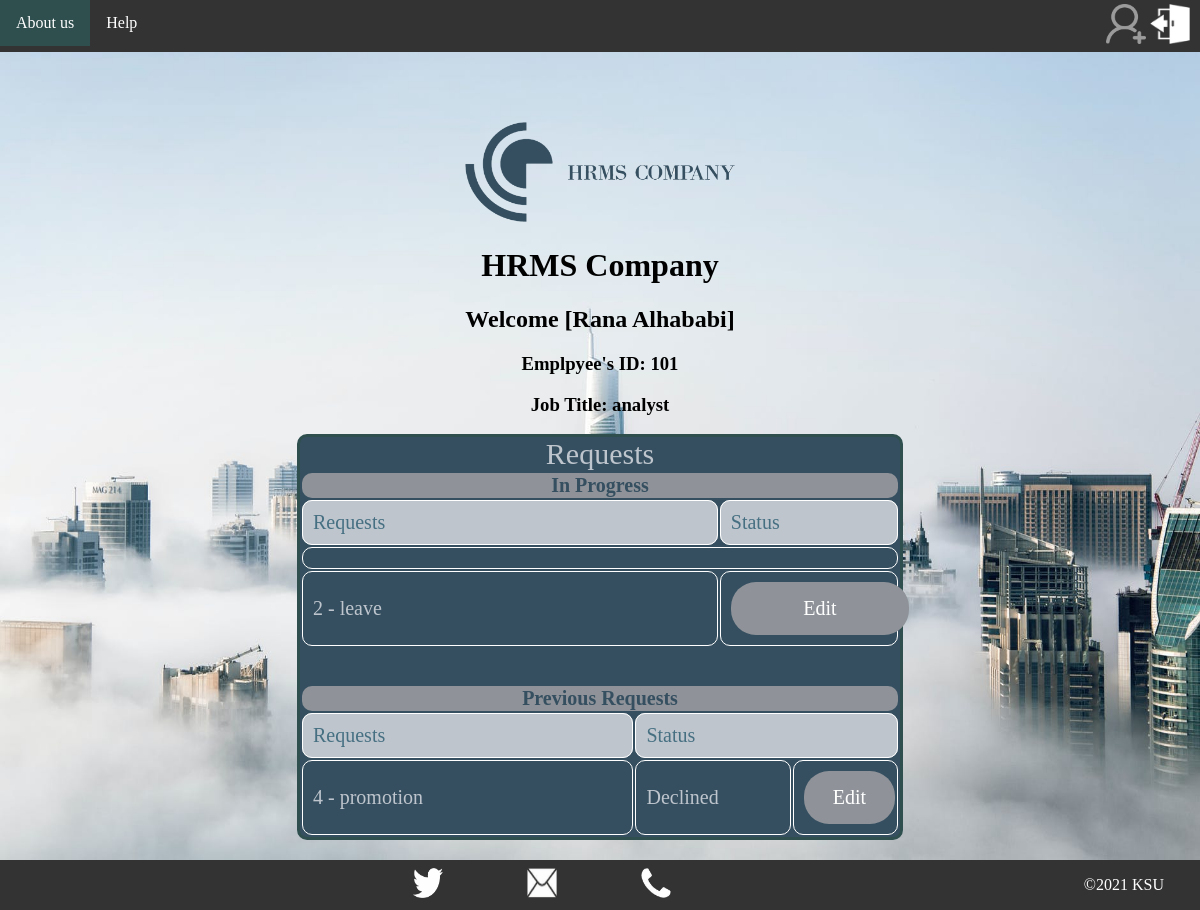
The page /EMP_page.php?emp_num=101 on the database its author committed.
### tables this page shows
CREATE TABLE `request` (
  `id` int(4) NOT NULL,
  `emp_id` int(4) NOT NULL,
  `service_id` int(4) NOT NULL,
  `description` text NOT NULL,
  `attachment1` varchar(128) NOT NULL,
  `attachment2` varchar(128) NOT NULL,
  `status` varchar(14) NOT NULL DEFAULT 'in_progress'
);

CREATE TABLE `service` (
  `id` int(4) NOT NULL,
  `type` varchar(50) NOT NULL
);

### EMP_page.php (the view, shortened to what this page needs)
<?php
include("DB.php");
$emp_name = $_SESSION['first_name'] . " " . $_SESSION['last_name'];
$Employee_number = $_SESSION['Employee_number'];
$job_title = $_SESSION['job_title'];
$emp_id = $_SESSION['id'];
?>
<!DOCTYPE html>
<html>
	<head>
		<link rel="stylesheet" href="StyleSheet.css ">
	</head>
	<body >
	    <header>
			<nav>
				<ul class="navb">
					<li><a href="aboutUS.php?role=Employee&emp_num=<?php echo $emp_id ?>"accesskey="a">About us</a></li>
                    <li><a href="help.php?role=Employee&emp_num=<?php echo $emp_id ?>" accesskey="q">Help</a> </li>
					<div class="logOut-add">
						<a href="addreq.php?emp_id=<?php echo $_SESSION['id'];?> "><img src="img/add req.png" alt="add request" width="40" height="40" ></a>
						<a href="logout.php" > <img src="img/logOut.png" alt="log out" width="40" height="40"></a>
                                        </div>
				</ul>
			</nav>
		</header>
		<main>
                    <a href="index.php"><img src="img/HRMS.png" alt="logo" width="270" height="100"></a><br>
			<h1>HRMS Company</h1>
			<h2>Welcome [<?php echo $emp_name; ?>]</h2>
			<h3>Emplpyee's ID: <?php echo $Employee_number; ?></h3>
			<h3>Job Title: <?php echo $job_title; ?></h3>
			<div class="add">
				<table class="t0">
					<caption>Requests</caption>
					<tr>
						<th class="z0" colspan="2">In Progress</th>
					</tr>
					<tr class="r2">
							<td>Requests</td>
							<td >Status</td>
						</tr>
<tr>
<td colspan="2">
	<?php
	$q1 = "SELECT * FROM request where emp_id='". $_SESSION['emp_num'] ."' and status='in_progress'";
	$r1 = mysqli_query($connection, $q1);
	$c1 = mysqli_num_rows($r1);
	if($c1==0) {
		echo "<p style='background-color:red; color:white;text-align:Center;'>No In Progress
 Requests</p>";
	} else {
		while($row1 = mysqli_fetch_array($r1)) {
	?>
		<tr><td class="p0">
                        <a href="reqinfo.php?request_id=<?php echo $row1['id'] ?>&role=Employee">
				<?php
					echo $row1['id'];
					echo " - ";
					$service_id = $row1['service_id'];
					 $q2 = "SELECT * FROM service where id=$service_id";
					$r2 = mysqli_query($connection, $q2);
					$row2 = mysqli_fetch_array($r2);
					echo $row2['type'];
				?>
			</a>
			</td>
			<td class="t3"><a href="edit.php?request_id=<?php echo $row1['id'] ?>">Edit</a></td>
		</tr>
	<?php
		}
	}
?>
</td>
</tr>
				</table>
				<br>
				<br>
				<div class="t1">
                                    <table class="t0">
						<tr>
							<th class="z0" colspan="3">Previous Requests	</th>
						</tr>
						<tr class="r2">
							<td>Requests</td>
							<td colspan="2">Status</td>
						</tr>
<?php
	  $q1 = "SELECT * FROM request where emp_id='$emp_id' and status<>'in_progress'";
	$r1 = mysqli_query($connection, $q1);
	$c1 = mysqli_num_rows($r1);
	if($c1==0) {
		echo "<p style='background-color:red; color:whit;text-align:Center;'>No Not In Progress
 Requests</p>";
	} else {
		while($row1 = mysqli_fetch_array($r1)) {
	?>
		<tr>
			<td class="p0">
			<a href="reqinfo.php?request_id=<?php echo $row1['id'] ?>&role=Employee">
				<?php
					echo $row1['id'];
					echo " - ";
					$service_id = $row1['service_id'];
					 $q2 = "SELECT * FROM service where id=$service_id";
					$r2 = mysqli_query($connection, $q2);
					$row2 = mysqli_fetch_array($r2);
					echo $row2['type'];
				?>
			</a>
			</td>
			<td class="a1">
					<?php
					if( $row1['status'] == "in_progress") {
						echo 'In progress';
					} else if( $row1['status'] == 'Approve') {
						echo 'Approved';
					} elseif( $row1['status'] == 'Decline') {
						echo 'Declined';
					}
					?>
				</td>
			<td class="t5"><a href="edit.php?request_id=<?php echo $row1['id'] ?>">Edit</a></td>
		</tr>
	<?php
		}
	}
?>
					</table>
				</div>
			</div>
         </main>
		<footer>
			<img src="img/twitter.png" alt="Twitter" width="30" height="30" onclick="twitter()">
			<img src="img/email.png" alt="Email" width="30" height="30" onclick="email()">
			<img src="img/call.png" alt="phoneNumber" width="30" height="30" onclick="phone()">
			<aside><P>&copy;2021 KSU</P></aside>
		</footer>
	</body>
</html>

### StyleSheet.css (style rules this page uses)
html { background-image: url("img/3.jpeg"); background-attachment: fixed; background-repeat: no-repeat; background-size: 100% 100%; font-family:"Times New Roman", Times, serif; }
body { margin: 0; }
main { padding: 70px 0; text-align: center; }
header { background-color: #333; width : 100% ; height: auto; }
header nav , ul { list-style-type: none; margin: 0; padding: 0; overflow: hidden; width:100%; }
li { float: left; }
.navb li a { display: inline-block; color: white; text-align: center; padding: 14px 16px; text-decoration: none; }
footer { background-color: #333; position: fixed; left: 0; bottom: 0; width: 100%; background-attachment: fixed; text-align: center; transition: bottom 0.1s; }
footer img { padding:8px 40px; }
footer aside { margin-right:3%; float:right; bottom: 2px; right: 16px; color: white; }
.logOut-add { text-align: right; padding:4px 10px; }
.add { border-style:solid; border-color:#2F4F4F; background-color:#354F60 ; border-radius: 10px; width: 50%; margin:auto; }
.t0 { width: 100%; margin:auto; }
caption { color:#BEC5CD; font-size: 30px; font-family:'Times New Roman', Times, serif ; font-family: bold; }
td { text-align: left; padding: 10px; }
th { text-align: center; background-color:#8f9399; color :#354F60; border-radius: 10px; }
td { width:70%; border: 1px solid white ; border-radius: 10px; font-size:20px; }
.r2, .l1 { background-color: #BEC5CD; color: #467082; }
.t3 a:link, a:visited { border-radius: 25px; background-color:#8f9399; color: white; padding: 15px 50px; text-align: center; text-decoration: none; display: inline-block; width:50%; }
.t5 a:link, a:visited { border-radius: 25px; background-color:#8f9399; color: white; padding: 15px 25px; text-align: center; text-decoration: none; display: inline-block; width:50%; }
.p0 a:link { color:#BEC5CD; background-color: transparent; text-decoration: none; }
.a1 { color:#BEC5CD; }
.z0 , .l1 { font-size: 20px; }

### rows shown on the page
request: id "2", service.type "leave"
request: id "4", service.type "promotion", status "Declined"

### other values the page prints
$emp_name "Rana Alhababi"
$Employee_number "101"
$job_title "analyst"
